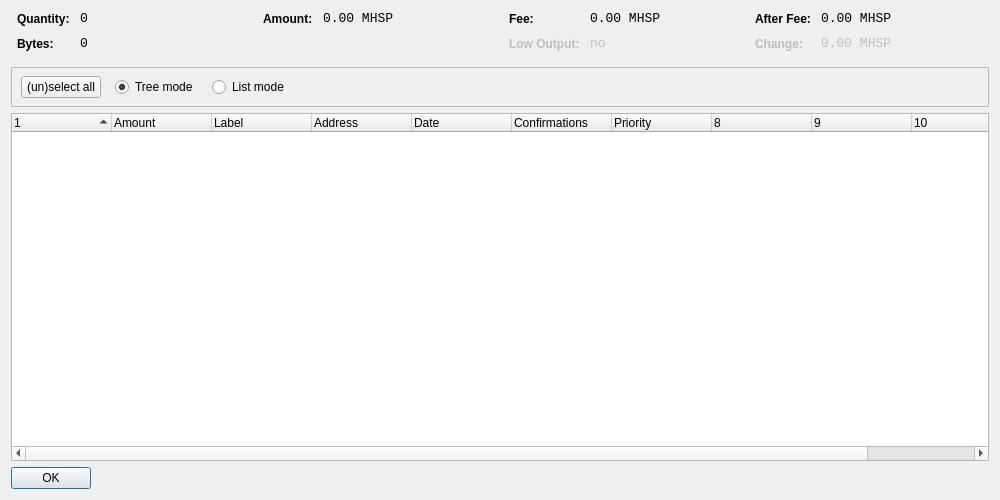
<?xml version="1.0" encoding="UTF-8"?>
<ui version="4.0">
 <class>CoinControlDialog</class>
 <widget class="QDialog" name="CoinControlDialog">
  <property name="geometry">
   <rect>
    <x>0</x>
    <y>0</y>
    <width>1000</width>
    <height>500</height>
   </rect>
  </property>
  <property name="windowTitle">
   <string>Coin Control</string>
  </property>
  <layout class="QVBoxLayout" name="verticalLayout">
   <item>
    <layout class="QHBoxLayout" name="horizontalLayoutTop" stretch="0,0,0,0">
     <property name="topMargin">
      <number>0</number>
     </property>
     <property name="bottomMargin">
      <number>10</number>
     </property>
     <item>
      <layout class="QFormLayout" name="formLayoutCoinControl1">
       <property name="horizontalSpacing">
        <number>10</number>
       </property>
       <property name="verticalSpacing">
        <number>10</number>
       </property>
       <property name="leftMargin">
        <number>6</number>
       </property>
       <property name="rightMargin">
        <number>6</number>
       </property>
       <item row="0" column="0">
        <widget class="QLabel" name="labelCoinControlQuantityText">
         <property name="styleSheet">
          <string notr="true">font-weight:bold;</string>
         </property>
         <property name="text">
          <string>Quantity:</string>
         </property>
        </widget>
       </item>
       <item row="0" column="1">
        <widget class="QLabel" name="labelCoinControlQuantity">
         <property name="font">
          <font>
           <family>Monospace</family>
           <pointsize>10</pointsize>
          </font>
         </property>
         <property name="cursor">
          <cursorShape>IBeamCursor</cursorShape>
         </property>
         <property name="contextMenuPolicy">
          <enum>Qt::ActionsContextMenu</enum>
         </property>
         <property name="text">
          <string notr="true">0</string>
         </property>
         <property name="textInteractionFlags">
          <set>Qt::LinksAccessibleByMouse|Qt::TextSelectableByKeyboard|Qt::TextSelectableByMouse</set>
         </property>
        </widget>
       </item>
       <item row="1" column="0">
        <widget class="QLabel" name="labelCoinControlBytesText">
         <property name="styleSheet">
          <string notr="true">font-weight:bold;</string>
         </property>
         <property name="text">
          <string>Bytes:</string>
         </property>
        </widget>
       </item>
       <item row="1" column="1">
        <widget class="QLabel" name="labelCoinControlBytes">
         <property name="font">
          <font>
           <family>Monospace</family>
           <pointsize>10</pointsize>
          </font>
         </property>
         <property name="cursor">
          <cursorShape>IBeamCursor</cursorShape>
         </property>
         <property name="contextMenuPolicy">
          <enum>Qt::ActionsContextMenu</enum>
         </property>
         <property name="text">
          <string notr="true">0</string>
         </property>
         <property name="textInteractionFlags">
          <set>Qt::LinksAccessibleByMouse|Qt::TextSelectableByKeyboard|Qt::TextSelectableByMouse</set>
         </property>
        </widget>
       </item>
      </layout>
     </item>
     <item>
      <layout class="QFormLayout" name="formLayoutCoinControl2">
       <property name="horizontalSpacing">
        <number>10</number>
       </property>
       <property name="verticalSpacing">
        <number>10</number>
       </property>
       <property name="leftMargin">
        <number>6</number>
       </property>
       <property name="rightMargin">
        <number>6</number>
       </property>
       <item row="0" column="0">
        <widget class="QLabel" name="labelCoinControlAmountText">
         <property name="styleSheet">
          <string notr="true">font-weight:bold;</string>
         </property>
         <property name="text">
          <string>Amount:</string>
         </property>
        </widget>
       </item>
       <item row="0" column="1">
        <widget class="QLabel" name="labelCoinControlAmount">
         <property name="font">
          <font>
           <family>Monospace</family>
           <pointsize>10</pointsize>
          </font>
         </property>
         <property name="cursor">
          <cursorShape>IBeamCursor</cursorShape>
         </property>
         <property name="contextMenuPolicy">
          <enum>Qt::ActionsContextMenu</enum>
         </property>
         <property name="text">
          <string notr="true">0.00 MHSP</string>
         </property>
         <property name="textInteractionFlags">
          <set>Qt::LinksAccessibleByMouse|Qt::TextSelectableByKeyboard|Qt::TextSelectableByMouse</set>
         </property>
        </widget>
       </item>
      </layout>
     </item>
     <item>
      <layout class="QFormLayout" name="formLayoutCoinControl3">
       <property name="horizontalSpacing">
        <number>10</number>
       </property>
       <property name="verticalSpacing">
        <number>10</number>
       </property>
       <property name="leftMargin">
        <number>6</number>
       </property>
       <property name="rightMargin">
        <number>6</number>
       </property>
       <item row="0" column="0">
        <widget class="QLabel" name="labelCoinControlFeeText">
         <property name="styleSheet">
          <string notr="true">font-weight:bold;</string>
         </property>
         <property name="text">
          <string>Fee:</string>
         </property>
        </widget>
       </item>
       <item row="0" column="1">
        <widget class="QLabel" name="labelCoinControlFee">
         <property name="font">
          <font>
           <family>Monospace</family>
           <pointsize>10</pointsize>
          </font>
         </property>
         <property name="cursor">
          <cursorShape>IBeamCursor</cursorShape>
         </property>
         <property name="contextMenuPolicy">
          <enum>Qt::ActionsContextMenu</enum>
         </property>
         <property name="text">
          <string notr="true">0.00 MHSP</string>
         </property>
         <property name="textInteractionFlags">
          <set>Qt::LinksAccessibleByMouse|Qt::TextSelectableByKeyboard|Qt::TextSelectableByMouse</set>
         </property>
        </widget>
       </item>
       <item row="1" column="0">
        <widget class="QLabel" name="labelCoinControlLowOutputText">
         <property name="enabled">
          <bool>false</bool>
         </property>
         <property name="styleSheet">
          <string notr="true">font-weight:bold;</string>
         </property>
         <property name="text">
          <string>Low Output:</string>
         </property>
        </widget>
       </item>
       <item row="1" column="1">
        <widget class="QLabel" name="labelCoinControlLowOutput">
         <property name="enabled">
          <bool>false</bool>
         </property>
         <property name="font">
          <font>
           <family>Monospace</family>
           <pointsize>10</pointsize>
          </font>
         </property>
         <property name="cursor">
          <cursorShape>IBeamCursor</cursorShape>
         </property>
         <property name="contextMenuPolicy">
          <enum>Qt::ActionsContextMenu</enum>
         </property>
         <property name="text">
          <string notr="true">no</string>
         </property>
         <property name="textInteractionFlags">
          <set>Qt::LinksAccessibleByMouse|Qt::TextSelectableByKeyboard|Qt::TextSelectableByMouse</set>
         </property>
        </widget>
       </item>
      </layout>
     </item>
     <item>
      <layout class="QFormLayout" name="formLayoutCoinControl4">
       <property name="horizontalSpacing">
        <number>10</number>
       </property>
       <property name="verticalSpacing">
        <number>10</number>
       </property>
       <property name="leftMargin">
        <number>6</number>
       </property>
       <property name="rightMargin">
        <number>6</number>
       </property>
       <item row="0" column="0">
        <widget class="QLabel" name="labelCoinControlAfterFeeText">
         <property name="styleSheet">
          <string notr="true">font-weight:bold;</string>
         </property>
         <property name="text">
          <string>After Fee:</string>
         </property>
        </widget>
       </item>
       <item row="0" column="1">
        <widget class="QLabel" name="labelCoinControlAfterFee">
         <property name="font">
          <font>
           <family>Monospace</family>
           <pointsize>10</pointsize>
          </font>
         </property>
         <property name="cursor">
          <cursorShape>IBeamCursor</cursorShape>
         </property>
         <property name="contextMenuPolicy">
          <enum>Qt::ActionsContextMenu</enum>
         </property>
         <property name="text">
          <string notr="true">0.00 MHSP</string>
         </property>
         <property name="textInteractionFlags">
          <set>Qt::LinksAccessibleByMouse|Qt::TextSelectableByKeyboard|Qt::TextSelectableByMouse</set>
         </property>
        </widget>
       </item>
       <item row="1" column="0">
        <widget class="QLabel" name="labelCoinControlChangeText">
         <property name="enabled">
          <bool>false</bool>
         </property>
         <property name="styleSheet">
          <string notr="true">font-weight:bold;</string>
         </property>
         <property name="text">
          <string>Change:</string>
         </property>
        </widget>
       </item>
       <item row="1" column="1">
        <widget class="QLabel" name="labelCoinControlChange">
         <property name="enabled">
          <bool>false</bool>
         </property>
         <property name="font">
          <font>
           <family>Monospace</family>
           <pointsize>10</pointsize>
          </font>
         </property>
         <property name="cursor">
          <cursorShape>IBeamCursor</cursorShape>
         </property>
         <property name="contextMenuPolicy">
          <enum>Qt::ActionsContextMenu</enum>
         </property>
         <property name="text">
          <string notr="true">0.00 MHSP</string>
         </property>
         <property name="textInteractionFlags">
          <set>Qt::LinksAccessibleByMouse|Qt::TextSelectableByKeyboard|Qt::TextSelectableByMouse</set>
         </property>
        </widget>
       </item>
      </layout>
     </item>
    </layout>
   </item>
   <item>
    <widget class="QFrame" name="frame">
     <property name="minimumSize">
      <size>
       <width>0</width>
       <height>40</height>
      </size>
     </property>
     <property name="frameShape">
      <enum>QFrame::StyledPanel</enum>
     </property>
     <property name="frameShadow">
      <enum>QFrame::Sunken</enum>
     </property>
     <widget class="QWidget" name="horizontalLayoutWidget">
      <property name="geometry">
       <rect>
        <x>10</x>
        <y>0</y>
        <width>781</width>
        <height>41</height>
       </rect>
      </property>
      <layout class="QHBoxLayout" name="horizontalLayoutPanel" stretch="0,0,0,0,0">
       <property name="spacing">
        <number>14</number>
       </property>
       <item>
        <widget class="QPushButton" name="pushButtonSelectAll">
         <property name="sizePolicy">
          <sizepolicy hsizetype="Maximum" vsizetype="Fixed">
           <horstretch>0</horstretch>
           <verstretch>0</verstretch>
          </sizepolicy>
         </property>
         <property name="text">
          <string>(un)select all</string>
         </property>
        </widget>
       </item>
       <item>
        <widget class="QRadioButton" name="radioTreeMode">
         <property name="sizePolicy">
          <sizepolicy hsizetype="Maximum" vsizetype="Fixed">
           <horstretch>0</horstretch>
           <verstretch>0</verstretch>
          </sizepolicy>
         </property>
         <property name="text">
          <string>Tree mode</string>
         </property>
         <property name="checked">
          <bool>true</bool>
         </property>
        </widget>
       </item>
       <item>
        <widget class="QRadioButton" name="radioListMode">
         <property name="sizePolicy">
          <sizepolicy hsizetype="Maximum" vsizetype="Fixed">
           <horstretch>0</horstretch>
           <verstretch>0</verstretch>
          </sizepolicy>
         </property>
         <property name="text">
          <string>List mode</string>
         </property>
        </widget>
       </item>
       <item>
        <spacer name="horizontalSpacer">
         <property name="orientation">
          <enum>Qt::Horizontal</enum>
         </property>
         <property name="sizeHint" stdset="0">
          <size>
           <width>40</width>
           <height>20</height>
          </size>
         </property>
        </spacer>
       </item>
      </layout>
     </widget>
    </widget>
   </item>
   <item>
    <widget class="CoinControlTreeWidget" name="treeWidget">
     <property name="contextMenuPolicy">
      <enum>Qt::CustomContextMenu</enum>
     </property>
     <property name="sortingEnabled">
      <bool>false</bool>
     </property>
     <property name="columnCount">
      <number>11</number>
     </property>
     <attribute name="headerShowSortIndicator" stdset="0">
      <bool>true</bool>
     </attribute>
     <attribute name="headerStretchLastSection">
      <bool>false</bool>
     </attribute>
     <column>
      <property name="text">
       <string/>
      </property>
     </column>
     <column>
      <property name="text">
       <string>Amount</string>
      </property>
     </column>
     <column>
      <property name="text">
       <string>Label</string>
      </property>
     </column>
     <column>
      <property name="text">
       <string>Address</string>
      </property>
     </column>
     <column>
      <property name="text">
       <string>Date</string>
      </property>
     </column>
     <column>
      <property name="text">
       <string>Confirmations</string>
      </property>
      <property name="toolTip">
       <string>Confirmed</string>
      </property>
     </column>
     <column>
      <property name="text">
       <string>Priority</string>
      </property>
     </column>
     <column>
      <property name="text">
       <string/>
      </property>
     </column>
     <column>
      <property name="text">
       <string/>
      </property>
     </column>
     <column>
      <property name="text">
       <string/>
      </property>
     </column>
     <column>
      <property name="text">
       <string/>
      </property>
     </column>
    </widget>
   </item>
   <item>
    <widget class="QDialogButtonBox" name="buttonBox">
     <property name="sizePolicy">
      <sizepolicy hsizetype="Maximum" vsizetype="Fixed">
       <horstretch>0</horstretch>
       <verstretch>0</verstretch>
      </sizepolicy>
     </property>
     <property name="orientation">
      <enum>Qt::Horizontal</enum>
     </property>
     <property name="standardButtons">
      <set>QDialogButtonBox::Ok</set>
     </property>
    </widget>
   </item>
  </layout>
 </widget>
 <customwidgets>
  <customwidget>
   <class>CoinControlTreeWidget</class>
   <extends>QTreeWidget</extends>
   <header>coincontroltreewidget.h</header>
  </customwidget>
 </customwidgets>
 <resources/>
 <connections/>
</ui>
